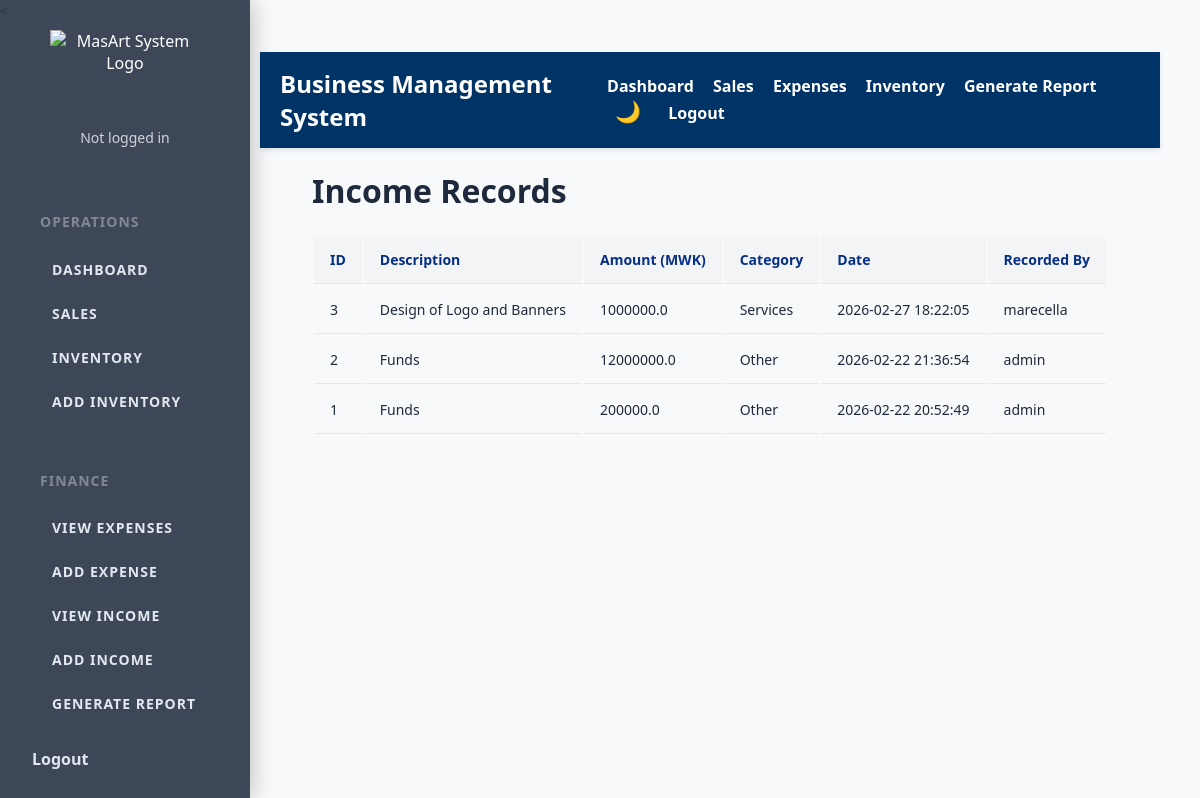
The page /view_income on the database its author committed.
### tables this page shows
CREATE TABLE income (
    id INTEGER PRIMARY KEY AUTOINCREMENT,
    description TEXT NOT NULL,
    amount REAL NOT NULL,
    category_id INTEGER NOT NULL,
    date TEXT DEFAULT CURRENT_TIMESTAMP,
    recorded_by TEXT,
    FOREIGN KEY(category_id) REFERENCES income_categories(id)
);

CREATE TABLE income_categories (
                id INTEGER PRIMARY KEY AUTOINCREMENT,
                name TEXT UNIQUE NOT NULL
            );

### app.py (the view)
@app.route('/view_income')
def view_income():
    conn = get_db_connection()
    cursor = conn.cursor()
    cursor.execute("""
        SELECT i.id, i.description, i.amount, c.name as category_name, i.date, i.recorded_by
        FROM income i
        JOIN income_categories c ON i.category_id = c.id
        ORDER BY i.date DESC
    """)
    incomes = cursor.fetchall()
    conn.close()
    return render_template('view_income.html', incomes=incomes)

### app.py (called while the page is built)
def get_db_connection():
    conn = sqlite3.connect(DATABASE, timeout=10)  # Added timeout to avoid database lock errors
    conn.row_factory = sqlite3.Row  # This allows us to access columns by name
    return conn

### templates/view_income.html (shortened to what this page needs)
{% extends "base.html" %}
{% block content %}
<h1>Income Records</h1>
<table>
    <thead>
        <tr>
            <th>ID</th>
            <th>Description</th>
            <th>Amount (MWK)</th>
            <th>Category</th>
            <th>Date</th>
            <th>Recorded By</th>
        </tr>
    </thead>
    <tbody>
        {% for income in incomes %}
        <tr>
            <td>{{ income.id }}</td>
            <td>{{ income.description }}</td>
            <td>{{ income.amount }}</td>
            <td>{{ income.category_name }}</td>
            <td>{{ income.date }}</td>
            <td>{{ income.recorded_by or '-' }}</td>
        </tr>
        {% else %}
        <tr>
            <td colspan="6">No income records found.</td>
        </tr>
        {% endfor %}
    </tbody>
</table>
{% endblock %}

### static/style.css (style rules this page uses)
:root { --bg-main: #f4f6f9; --bg-card: #ffffff; --text-main: #1e293b; --sidebar-bg: rgba(30, 41, 59, 0.85); }
body { margin: 0; font-family: 'Segoe UI', Tahoma, Geneva, Verdana, sans-serif; background: #f8f9fa; color: #333; color: var(--text-main); transition: all 0.3s ease; }
th, td { padding: 14px 16px; border-bottom: 1px solid #e5e7eb; font-size: 14px; }
th { background-color: #f3f4f6; font-weight: 600; color: #062f86; text-align: left; }

### rows shown on the page
income: id "3", description "Design of Logo and Banners", amount "1000000.0", category_name "Services", date "2026-02-27 18:22:05", recorded_by "marecella"
income: id "2", description "Funds", amount "12000000.0", category_name "Other", date "2026-02-22 21:36:54", recorded_by "admin"
income: id "1", description "Funds", amount "200000.0", category_name "Other", date "2026-02-22 20:52:49", recorded_by "admin"
